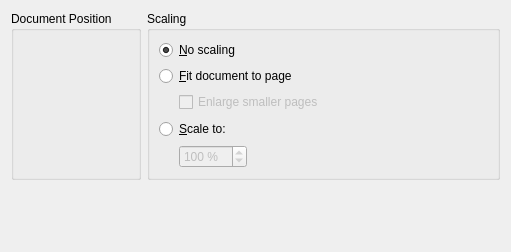
<?xml version="1.0" encoding="UTF-8"?>
<ui version="4.0">
 <class>PrintScalingOptionsWidgetUI</class>
 <widget class="QWidget" name="PrintScalingOptionsWidgetUI">
  <property name="geometry">
   <rect>
    <x>0</x>
    <y>0</y>
    <width>511</width>
    <height>252</height>
   </rect>
  </property>
  <property name="windowTitle">
   <string>Scaling</string>
  </property>
  <layout class="QGridLayout" name="gridLayout_2">
   <item row="0" column="1">
    <widget class="QGroupBox" name="groupBox">
     <property name="title">
      <string>Scaling</string>
     </property>
     <layout class="QVBoxLayout" name="verticalLayout_2">
      <item>
       <widget class="QRadioButton" name="mNoScale">
        <property name="text">
         <string>&amp;No scaling</string>
        </property>
        <property name="checked">
         <bool>true</bool>
        </property>
       </widget>
      </item>
      <item>
       <widget class="QRadioButton" name="mScaleToPage">
        <property name="text">
         <string>&amp;Fit document to page</string>
        </property>
        <property name="checked">
         <bool>false</bool>
        </property>
       </widget>
      </item>
      <item>
       <layout class="QHBoxLayout">
        <property name="spacing">
         <number>6</number>
        </property>
        <property name="margin">
         <number>0</number>
        </property>
        <item>
         <spacer>
          <property name="orientation">
           <enum>Qt::Horizontal</enum>
          </property>
          <property name="sizeType">
           <enum>QSizePolicy::Fixed</enum>
          </property>
          <property name="sizeHint" stdset="0">
           <size>
            <width>20</width>
            <height>20</height>
           </size>
          </property>
         </spacer>
        </item>
        <item>
         <widget class="QCheckBox" name="kcfg_PrintEnlargeSmallerImages">
          <property name="enabled">
           <bool>false</bool>
          </property>
          <property name="text">
           <string>Enlarge smaller pages</string>
          </property>
         </widget>
        </item>
        <item>
         <spacer>
          <property name="orientation">
           <enum>Qt::Horizontal</enum>
          </property>
          <property name="sizeType">
           <enum>QSizePolicy::Expanding</enum>
          </property>
          <property name="sizeHint" stdset="0">
           <size>
            <width>24</width>
            <height>21</height>
           </size>
          </property>
         </spacer>
        </item>
       </layout>
      </item>
      <item>
       <widget class="QRadioButton" name="mScaleTo">
        <property name="text">
         <string>&amp;Scale to:</string>
        </property>
       </widget>
      </item>
      <item>
       <layout class="QHBoxLayout" name="_2">
        <property name="spacing">
         <number>6</number>
        </property>
        <property name="margin">
         <number>0</number>
        </property>
        <item>
         <spacer>
          <property name="orientation">
           <enum>Qt::Horizontal</enum>
          </property>
          <property name="sizeType">
           <enum>QSizePolicy::Fixed</enum>
          </property>
          <property name="sizeHint" stdset="0">
           <size>
            <width>20</width>
            <height>20</height>
           </size>
          </property>
         </spacer>
        </item>
        <item>
         <widget class="QSpinBox" name="kcfg_PrintScalePercent">
          <property name="enabled">
           <bool>false</bool>
          </property>
          <property name="suffix">
           <string> %</string>
          </property>
          <property name="minimum">
           <number>1</number>
          </property>
          <property name="maximum">
           <number>1000</number>
          </property>
          <property name="value">
           <number>100</number>
          </property>
         </widget>
        </item>
        <item>
         <spacer>
          <property name="orientation">
           <enum>Qt::Horizontal</enum>
          </property>
          <property name="sizeType">
           <enum>QSizePolicy::Expanding</enum>
          </property>
          <property name="sizeHint" stdset="0">
           <size>
            <width>24</width>
            <height>21</height>
           </size>
          </property>
         </spacer>
        </item>
       </layout>
      </item>
     </layout>
    </widget>
   </item>
   <item row="2" column="0" colspan="2">
    <spacer>
     <property name="orientation">
      <enum>Qt::Vertical</enum>
     </property>
     <property name="sizeHint" stdset="0">
      <size>
       <width>20</width>
       <height>16</height>
      </size>
     </property>
    </spacer>
   </item>
   <item row="0" column="0">
    <widget class="QGroupBox" name="groupBox_2">
     <property name="title">
      <string>Document Position</string>
     </property>
     <layout class="QVBoxLayout" name="verticalLayout">
      <item>
       <widget class="QFrame" name="mPositionFrame"/>
      </item>
      <item>
       <spacer name="verticalSpacer">
        <property name="orientation">
         <enum>Qt::Vertical</enum>
        </property>
        <property name="sizeHint" stdset="0">
         <size>
          <width>20</width>
          <height>40</height>
         </size>
        </property>
       </spacer>
      </item>
     </layout>
    </widget>
   </item>
  </layout>
 </widget>
 <includes>
  <include location="local">kcombobox.h</include>
  <include location="local">knuminput.h</include>
  <include location="local">knuminput.h</include>
  <include location="local">kcombobox.h</include>
 </includes>
 <resources/>
 <connections>
  <connection>
   <sender>mScaleToPage</sender>
   <signal>toggled(bool)</signal>
   <receiver>kcfg_PrintEnlargeSmallerImages</receiver>
   <slot>setEnabled(bool)</slot>
   <hints>
    <hint type="sourcelabel">
     <x>20</x>
     <y>20</y>
    </hint>
    <hint type="destinationlabel">
     <x>20</x>
     <y>20</y>
    </hint>
   </hints>
  </connection>
  <connection>
   <sender>mScaleTo</sender>
   <signal>toggled(bool)</signal>
   <receiver>kcfg_PrintScalePercent</receiver>
   <slot>setEnabled(bool)</slot>
   <hints>
    <hint type="sourcelabel">
     <x>314</x>
     <y>121</y>
    </hint>
    <hint type="destinationlabel">
     <x>193</x>
     <y>148</y>
    </hint>
   </hints>
  </connection>
 </connections>
</ui>
